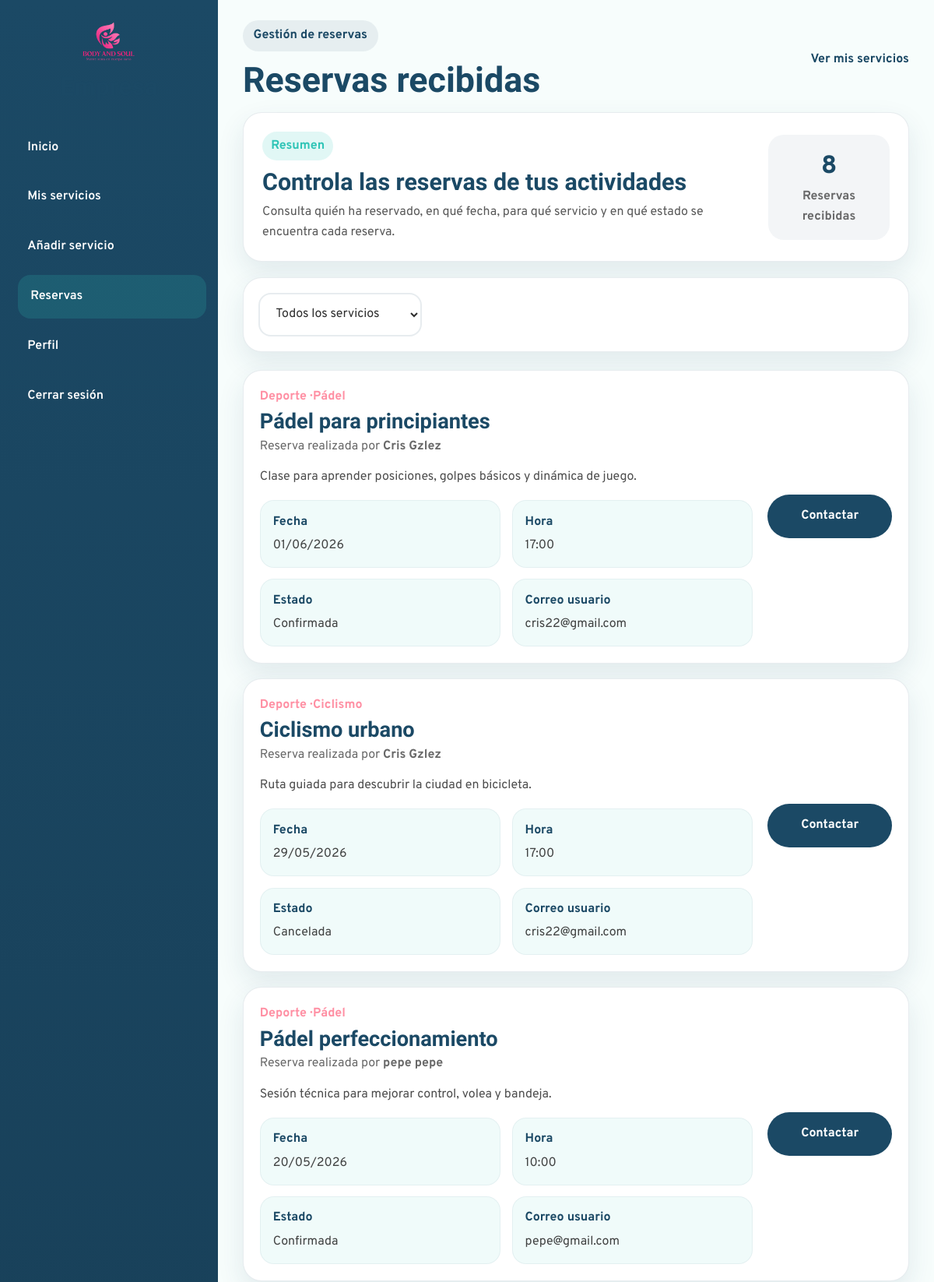
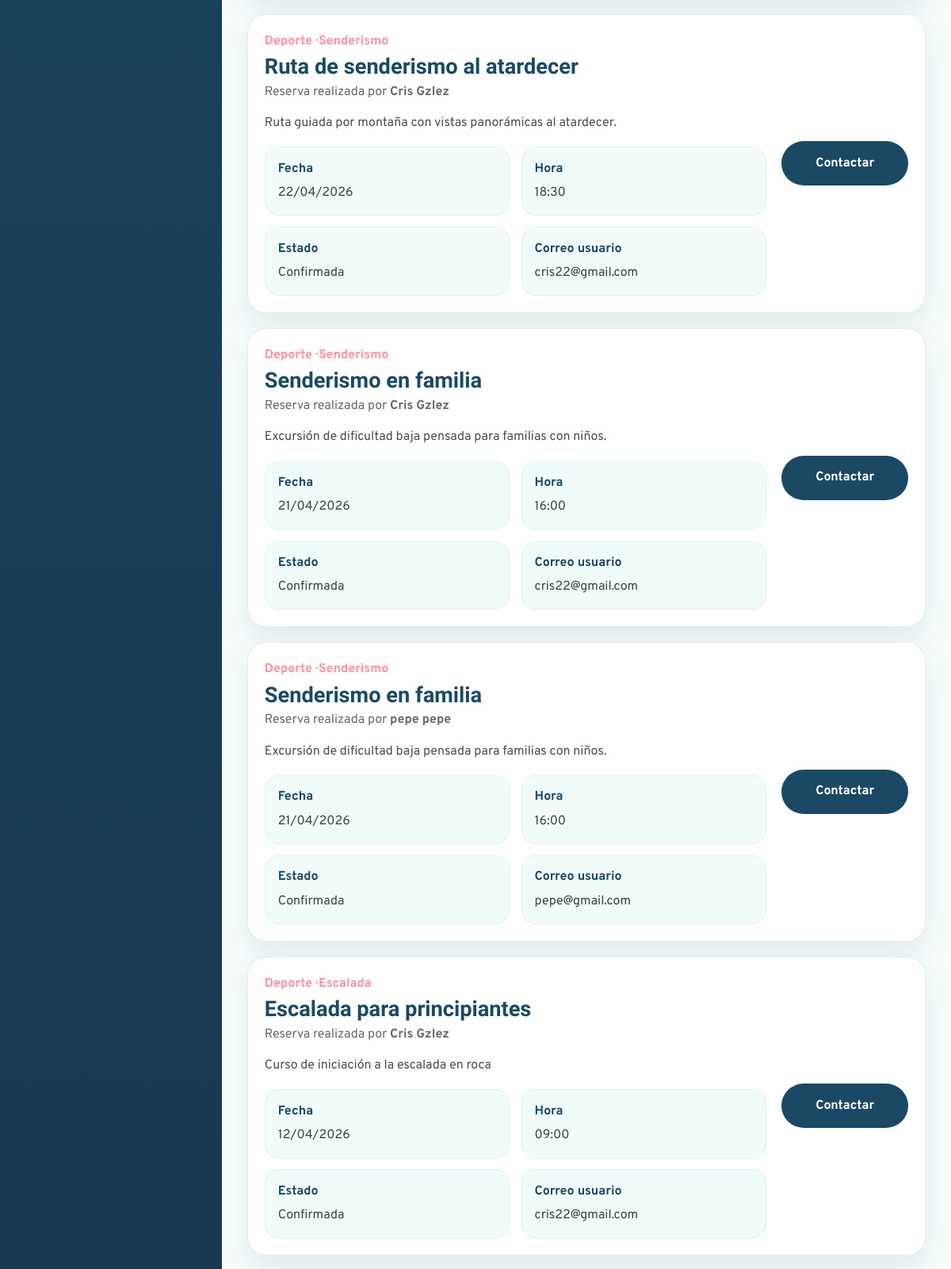
Screenshot of /Empresa/reservas.php (signed in, upper part) with the database file from the repository (2 pictures, top to bottom).
### tables this page shows
CREATE TABLE `reserva` (
  `id_reserva` int(11) NOT NULL,
  `id_usuario` int(11) NOT NULL,
  `id_servicio` int(11) NOT NULL,
  `fecha_hora` datetime NOT NULL,
  `estado` enum('pendiente','confirmada','cancelada') NOT NULL DEFAULT 'pendiente',
  `id_detalle_actividad` int(11) NOT NULL
);

CREATE TABLE `categoria` (
  `id_categoria` int(11) NOT NULL,
  `nombre` varchar(100) NOT NULL,
  `id_categoria_padre` int(11) DEFAULT NULL
);

CREATE TABLE `servicio` (
  `id_servicio` int(11) NOT NULL,
  `id_empresa` int(11) NOT NULL,
  `nombre_servicio` varchar(150) NOT NULL,
  `descripcion` text DEFAULT NULL,
  `lugar` varchar(150) DEFAULT NULL,
  `id_categoria` int(11) NOT NULL,
  `precio` decimal(10,2) NOT NULL DEFAULT 0.00,
  `duracion` varchar(50) DEFAULT NULL,
  `materiales` text DEFAULT NULL,
  `estado` enum('activo','cancelado') NOT NULL DEFAULT 'activo',
  `id_municipio` int(11) DEFAULT NULL,
  `codigo_postal` varchar(10) DEFAULT NULL,
  `latitud` decimal(10,8) DEFAULT NULL,
  `longitud` decimal(11,8) DEFAULT NULL
);

CREATE TABLE `usuario` (
  `id_usuario` int(11) NOT NULL,
  `nombre` varchar(100) NOT NULL,
  `apellido` varchar(30) NOT NULL,
  `email` varchar(150) NOT NULL,
  `contrasena` varchar(255) NOT NULL,
  `telefono` varchar(20) DEFAULT NULL,
  `id_rol` int(11) NOT NULL,
  `fecha_registro` datetime NOT NULL DEFAULT current_timestamp(),
  `intentos` int(1) NOT NULL,
  `estado` enum('activo','suspendido') NOT NULL DEFAULT 'activo'
);

### bd/bdempresa.php (called while the page is built, shortened)
<?php
class bdempresa{
public $pdo = "";
public function __construct($host,$port,$db,$user,$pass) {
    $this->pdo = new PDO("mysql:host=".$host.";port=".$port.";dbname=".$db.";charset=utf8", $user, $pass);
    }
public function ObtenerReservasEmpresa($idempresa){
    $sentencia = "SELECT
                    r.id_reserva,
                    r.fecha_hora,
                    r.estado,
                    r.id_detalle_actividad,
                    u.nombre AS nombre_usuario,
                    u.apellido AS apellido_usuario,
                    u.email AS email_usuario,
                    s.id_servicio,
                    s.nombre_servicio,
                    s.descripcion,
                    s.lugar,
                    c.nombre AS subcategoria,
                    cp.nombre AS categoria_padre
                  FROM reserva r
                  INNER JOIN usuario u ON r.id_usuario = u.id_usuario
                  INNER JOIN servicio s ON r.id_servicio = s.id_servicio
                  INNER JOIN categoria c ON s.id_categoria = c.id_categoria
                  LEFT JOIN categoria cp ON c.id_categoria_padre = cp.id_categoria
                  WHERE s.id_empresa = :idEmpresa
                  ORDER BY r.fecha_hora DESC";
    $ejecucion = $this->pdo->prepare($sentencia);
    $ejecucion->execute([
        ":idEmpresa" => $idempresa
    ]);
    return $ejecucion->fetchAll(PDO::FETCH_ASSOC);
}
}
?>

### Empresa/reservas.php (the view, shortened to what this page needs)
<?php
require_once("head.php");
$reservas = $bdempre->ObtenerReservasEmpresa($idempresa);
$numreservas = count($reservas);
?>
    <div class="company-main">
      <header class="company-topbar">
        <div class="company-topbar-left">
          <span class="company-page-tag">Gestión de reservas</span>
          <h2>Reservas recibidas</h2>
        </div>
        <div class="company-topbar-right">
          <a href="mis-servicios.php" class="company-top-link">Ver mis servicios</a>
        </div>
      </header>
      <main class="company-content">
        <section class="reservations-header-card">
          <div>
            <span class="company-section-badge">Resumen</span>
            <h3>Controla las reservas de tus actividades</h3>
            <p>
              Consulta quién ha reservado, en qué fecha, para qué servicio y en qué estado se encuentra cada reserva.
            </p>
          </div>
          <div class="reservations-summary">
            <span class="reservations-summary-number"><?=$numreservas?></span>
            <span class="reservations-summary-label">Reservas recibidas</span>
          </div>
        </section>
        <section class="reservations-filters-card">
          <div class="reservations-filters">
            <select id="filtroServicio">
              <option value="">Todos los servicios</option>
            </select>
          </div>
        </section>
  <section class="reservations-list">
  <?php if(empty($reservas)){ ?>
    <p>No tienes reservas recibidas todavía.</p>
  <?php }else{ ?>
    <?php foreach($reservas as $reserva){
      $fecha = date("d/m/Y", strtotime($reserva["fecha_hora"]));
      $hora = date("H:i", strtotime($reserva["fecha_hora"]));
    ?>
      <article class="reservation-company-card" data-servicio="<?=$reserva["id_servicio"]?>">
        <div class="reservation-company-main">
          <div class="reservation-company-top">
            <div>
              <p class="reservation-company-category">
                <?=htmlspecialchars($reserva["categoria_padre"])?> · <?=htmlspecialchars($reserva["subcategoria"])?>
              </p>
              <h3><?=htmlspecialchars($reserva["nombre_servicio"])?></h3>
              <p class="reservation-company-user">
                Reserva realizada por
                <strong>
                  <?=htmlspecialchars($reserva["nombre_usuario"] . " " . $reserva["apellido_usuario"])?>
                </strong>
              </p>
            </div>
          </div>
          <p class="reservation-company-description">
            <?=htmlspecialchars($reserva["descripcion"])?>
          </p>
          <div class="reservation-company-grid">
            <div class="reservation-info-item">
              <span class="info-label">Fecha</span>
              <span class="info-value"><?=$fecha?></span>
            </div>
            <div class="reservation-info-item">
              <span class="info-label">Hora</span>
              <span class="info-value"><?=$hora?></span>
            </div>
           <div class="reservation-info-item">
                <span class="info-label">Estado</span>
                <span class="info-value"><?=ucfirst($reserva["estado"])?></span>
            </div>
            <div class="reservation-info-item">
              <span class="info-label">Correo usuario</span>
              <span class="info-value">
                <?=htmlspecialchars($reserva["email_usuario"])?>
              </span>
            </div>
          </div>
        </div>
        <div class="reservation-company-actions">
          <a href="mailto:<?=htmlspecialchars($reserva["email_usuario"])?>" class="btn-secondary-company">
            Contactar
          </a>
        </div>
      </article>
    <?php } ?>
  <?php } ?>
</section>
      </main>
    </div>
  </div>
</body>
</html>

### css/empresa-styles/empresa-index.css (style rules this page uses)
:root { --company-primary: #1B4965; --company-primary-dark: #16384E; --company-secondary: #2EC4B6; --company-accent-soft: rgba(255, 143, 163, 0.16); --company-bg: #F7FDFC; --company-surface: #ffffff; --company-text: #2E2E2E; --company-border: rgba(27, 73, 101, 0.10); --company-shadow: 0 14px 34px rgba(27, 73, 101, 0.10); --company-radius: 24px; --company-transition: all 0.3s ease; }
* { box-sizing: border-box; }
body.company-body { margin: 0; font-family: "Overpass", sans-serif; background-color: var(--company-bg); color: var(--company-text); }
.company-main { display: flex; flex-direction: column; }
.company-topbar { display: flex; justify-content: space-between; align-items: center; gap: 1rem; padding: 1.6rem 2rem 1rem; }
.company-page-tag { display: inline-block; background-color: rgba(27, 73, 101, 0.08); color: var(--company-primary); padding: 0.45rem 0.85rem; border-radius: 999px; font-weight: 700; margin-bottom: 0.7rem; }
.company-topbar-left h2 { margin: 0; font-family: "Sansita", serif; color: var(--company-primary); font-size: clamp(2rem, 4vw, 2.8rem); }
.company-content { padding: 0 2rem 2rem; }
.company-section-badge { display: inline-block; background-color: rgba(46, 196, 182, 0.14); color: var(--company-secondary); padding: 0.35rem 0.7rem; border-radius: 999px; font-weight: 700; margin-bottom: 0.7rem; }
.info-label { display: block; font-weight: 700; color: var(--company-primary); margin-bottom: 0.3rem; }
.info-value { color: rgba(46, 46, 46, 0.9); }

### css/empresa-styles/perfil-empresa.css (style rules this page uses)
:root { --company-primary: #1B4965; --company-primary-dark: #16384E; --company-secondary: #2EC4B6; --company-accent: #FF8FA3; --company-bg: #F7FDFC; --company-surface: #ffffff; --company-text: #2E2E2E; --company-border: rgba(27, 73, 101, 0.10); --company-shadow: 0 14px 34px rgba(27, 73, 101, 0.10); --company-radius: 24px; --company-transition: all 0.3s ease; }
* { box-sizing: border-box; }
body.company-body { margin: 0; font-family: "Overpass", sans-serif; background-color: var(--company-bg); color: var(--company-text); }
.company-main { display: flex; flex-direction: column; }
.company-topbar { display: flex; justify-content: space-between; align-items: center; gap: 1rem; padding: 1.6rem 2rem 1rem; }
.company-page-tag { display: inline-block; background-color: rgba(27, 73, 101, 0.08); color: var(--company-primary); padding: 0.45rem 0.85rem; border-radius: 999px; font-weight: 700; margin-bottom: 0.7rem; }
.company-topbar-left h2 { margin: 0; font-family: "Sansita", serif; color: var(--company-primary); font-size: clamp(2rem, 4vw, 2.8rem); }
.company-content { padding: 0 2rem 2rem; }
.company-section-badge { display: inline-block; background-color: rgba(46, 196, 182, 0.14); color: var(--company-secondary); padding: 0.35rem 0.7rem; border-radius: 999px; font-weight: 700; margin-bottom: 0.7rem; }

### css/styles.css (style rules this page uses)
:root { --mint: #147a72; --navy: #1B4965; --pink: #b03a5b; --light: #F7FDFC; --dark: #2E2E2E; --white: #ffffff; --font-title: "Sansita Swashed", serif; --font-text: "Overpass", sans-serif; --radius-sm: 10px; --radius-md: 18px; --radius-lg: 28px; --shadow-soft: 0 10px 30px rgba(27, 73, 101, 0.12); --transition: all 0.3s ease; }
* { margin: 0; padding: 0; box-sizing: border-box; }
html { scroll-behavior: smooth; }
body { font-family: var(--font-text); color: var(--dark); background-color: var(--light); line-height: 1.6; }
a { text-decoration: none; color: inherit; }
button, input, select, textarea { font: inherit; }
h1, h2, h3, h4 { font-family: var(--font-title); color: var(--navy); line-height: 1.15; }

### css/empresa-styles/empresa.css (style rules this page uses)
:root { --company-primary: #1B4965; --company-primary-dark: #16384E; --company-secondary: #2EC4B6; --company-accent: #FF8FA3; --company-bg: #F7FDFC; --company-surface: #ffffff; --company-text: #2E2E2E; --company-border: rgba(27, 73, 101, 0.12); --company-shadow: 0 20px 45px rgba(27, 73, 101, 0.14); --company-radius: 28px; --company-transition: all 0.3s ease; }
* { box-sizing: border-box; }

### rows the page displays
reserva: categoria.nombre "Deporte", categoria.nombre "Pádel", id_servicio.nombre_servicio "Pádel para principiantes", id_usuario.apellido "Cris Gzlez", id_servicio.descripcion "Clase para aprender posiciones, golpes básicos y dinámica de juego.", fecha_hora "01/06/2026", fecha_hora "17:00", estado "Confirmada", id_usuario.email "cris22@gmail.com"
reserva: categoria.nombre "Deporte", categoria.nombre "Ciclismo", id_servicio.nombre_servicio "Ciclismo urbano", id_usuario.apellido "Cris Gzlez", id_servicio.descripcion "Ruta guiada para descubrir la ciudad en bicicleta.", fecha_hora "29/05/2026", fecha_hora "17:00", estado "Cancelada", id_usuario.email "cris22@gmail.com"
reserva: categoria.nombre "Deporte", categoria.nombre "Pádel", id_servicio.nombre_servicio "Pádel perfeccionamiento", id_usuario.apellido "pepe pepe", id_servicio.descripcion "Sesión técnica para mejorar control, volea y bandeja.", fecha_hora "20/05/2026", fecha_hora "10:00", estado "Confirmada", id_usuario.email "pepe@gmail.com"
reserva: categoria.nombre "Deporte", categoria.nombre "Senderismo", id_servicio.nombre_servicio "Ruta de senderismo al atardecer", id_usuario.apellido "Cris Gzlez", id_servicio.descripcion "Ruta guiada por montaña con vistas panorámicas al atardecer.", fecha_hora "22/04/2026", fecha_hora "18:30", estado "Confirmada", id_usuario.email "cris22@gmail.com"
reserva: categoria.nombre "Deporte", categoria.nombre "Senderismo", id_servicio.nombre_servicio "Senderismo en familia", id_usuario.apellido "Cris Gzlez", id_servicio.descripcion "Excursión de dificultad baja pensada para familias con niños.", fecha_hora "21/04/2026", fecha_hora "16:00", estado "Confirmada", id_usuario.email "cris22@gmail.com"
reserva: categoria.nombre "Deporte", categoria.nombre "Senderismo", id_servicio.nombre_servicio "Senderismo en familia", id_usuario.apellido "pepe pepe", id_servicio.descripcion "Excursión de dificultad baja pensada para familias con niños.", fecha_hora "21/04/2026", fecha_hora "16:00", estado "Confirmada", id_usuario.email "pepe@gmail.com"
reserva: categoria.nombre "Deporte", categoria.nombre "Escalada", id_servicio.nombre_servicio "Escalada para principiantes", id_usuario.apellido "Cris Gzlez", id_servicio.descripcion "Curso de iniciación a la escalada en roca", fecha_hora "12/04/2026", fecha_hora "09:00", estado "Confirmada", id_usuario.email "cris22@gmail.com"

### other values shown
$numreservas "8"
